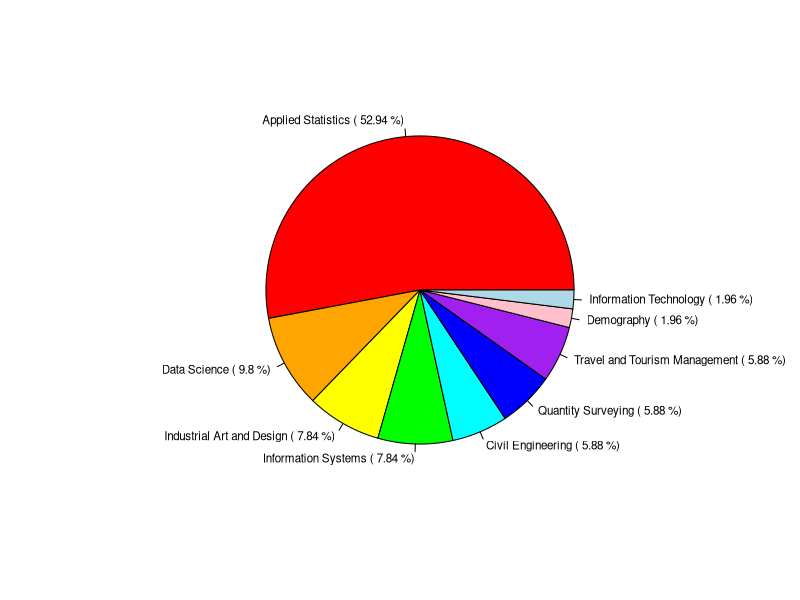

Source code (R):
## ---- chunk 1
knitr::opts_chunk$set(echo = FALSE)
## ---- chunk 2
data <- read.csv("../../data.csv")

## ---- chunk 3


data$Background[grepl("statistic", data$Background, ignore.case = TRUE)] <- "Applied Statistics"

data$Background[grepl("tourism", data$Background, ignore.case = TRUE)] <- "Travel and Tourism Management"

data$Background[grepl("data scie", data$Background, ignore.case = TRUE)] <- "Data Science"

data$Background[grepl("Information Technology Major of Information Management", data$Background, ignore.case = TRUE)] <- "Information Technology"

data$Background[grepl("Civil Engineering", data$Background, ignore.case = TRUE)] <- "Civil Engineering"

data$Background[grepl("Quantity sur", data$Background, ignore.case = TRUE)] <- "Quantity Surveying"

data$Background[grepl("design", data$Background, ignore.case = TRUE)] <- "Industrial Art and Design"

data$Background[grepl("information systems", data$Background, ignore.case = TRUE)] <- "Information Systems"



## ---- chunk 4
 counts <- table(data$Background)
background_summary <- data.frame(
  Field = names(counts),
  Count = as.numeric(counts),
  Percentage = round(prop.table(counts) * 100, 2)
)
background_summary <- background_summary[order(-background_summary$Count), ]


background_summary$Percentage.Var1 <-NULL
colnames(background_summary) <- c("Field","Count", "Percentage")
background_summary
## ---- chunk 5
?pie
## ---- chunk 6
colors <- c("red", "orange", "yellow", "green", "cyan", "blue", "purple", "pink", "lightblue")

pie(
  background_summary$Percentage,
  labels =  paste(background_summary$Field, "(",background_summary$Percentage,"%)"),
  col = colors,
  cex=0.7
  )


